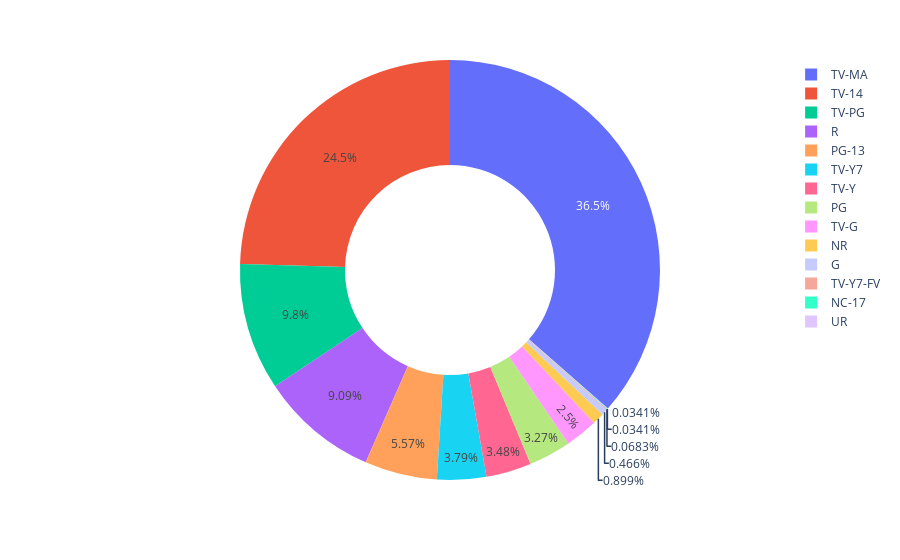

Notebook code cell kept with this figure:
### Markdown cell above
#### Com'è la distribuzione del rating dei film? 
- qual'è il rating più frequente?
- qual'è il rating per anno?
- sia per movie che per film?

### Code cell
import plotly.express as px
df = df_netflix['rating'].value_counts()
px.pie(df, names=df.index,values=df.values, hole=.5)

### Figure 1 — Plotly figure (JSON) as saved in the notebook; plotly's stock layout.template omitted (floating-point values rounded to 4 significant figures)
{"data": [{"domain": {"x": [0, 1], "y": [0, 1]}, "hole": 0.5, "hovertemplate": "rating=%{label}<br>value=%{value}<extra></extra>", "labels": ["TV-MA", "TV-14", "TV-PG", "R", "PG-13", "TV-Y7", "TV-Y", "PG", "TV-G", "NR", "G", "TV-Y7-FV", "NC-17", "UR"], "legendgroup": "", "name": "", "showlegend": true, "type": "pie", "values": [3205, 2157, 861, 799, 490, 333, 306, 287, 220, 79, 41, 6, 3, 3]}], "layout": {"legend": {"tracegroupgap": 0}, "margin": {"t": 60}}}
